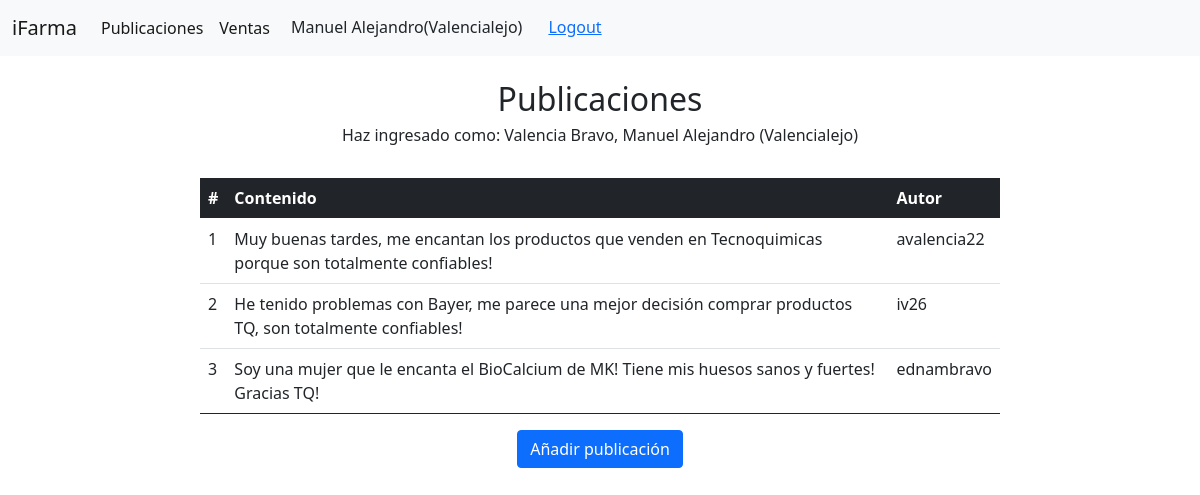
The page /publicaciones/ (signed in) on the database its author committed.
### Plataforma/models.py (models this page shows)
class Publicacion(models.Model):
    contenido=models.CharField(max_length=150,verbose_name="contenido")
    user=models.CharField(max_length=15,verbose_name="usuario")

### Plataforma/views.py (the view)
# urls.py: path('publicaciones/',publicaciones,name="publicaciones"),
def publicaciones(request):
    publicaciones=Publicacion.objects.all()
    autores=Usuario.objects.all()
    data={
        'usuario':request.user.username,
        'publicaciones':publicaciones,
        'autores':autores,
    }
    return render(request,'publicaciones.html',data)

### Plataforma/templates/publicaciones.html (shortened to what this page needs)
{% extends "dad_template.html" %}
{%block content%}
    {% if user.is_authenticated %}
        <div align="center">
                <div class="col-md-8">
                    <h2>Publicaciones</h2>
                    <h6>Haz ingresado como: {{user.last_name}}, {{user.first_name}}   ({{user.username}})</h6><br>
                    <div class="table-responsive">
                        <table class="table">
                            <thead class="table-dark">
                                <tr>
                                    <th class="centrado">#</th>
                                    <th class="centrado">Contenido</th>
                                    <th>Autor</th>
                                </tr>
                            </thead>
                            <tbody>
                                {% for p in publicaciones %}
                                <tr>
                                    <td>{{forloop.counter}}</td>
                                    <td>{{p.contenido}}</td>
                                    <td>{{p.user}}</td>
                                </tr>
                                {% endfor %}
                        </table>
                    </div>
                    <a class="btn btn-primary" href="{% url 'add' user.id %}">Añadir publicación</a>
                </div>
        </div>
    {% else %}
        <div align="center">
            <br><br><br><br>
            <h1 class="fw-bold">BIENVENIDO A LA RED DE USUARIOS <br>DE INDUSTRIAS FARMACEUTICAS iFarma</h1><br>
            <h6 class="fs-2">Por favor ingresa tu usuario y contraseña para continuar</h6>
        </div>
    {%endif%}
{%endblock%}

### Plataforma/templates/nv_bar.html (shortened to what this page needs)
<nav class="navbar navbar-expand-lg navbar-light bg-light">
  <div class="container-fluid">
    <a class="navbar-brand" href="/">iFarma</a>
    <div class="collapse navbar-collapse" id="navbarNavAltMarkup">
      <div class="navbar-nav">
        <li class="nav-item">
          <a class="nav-link active" aria-current="page" href="/publicaciones/">Publicaciones</a>
        </li>
        <li class="nav-item">
          <a class="nav-link active" aria-current="page" href="/ventas/">Ventas</a>
        </li>
        {%if user.is_authenticated%}
          <a class="btn" href="#">{{ user.first_name }}({{ user.username }})</a>
          <a class="btn btn-link" href="{% url 'logout' %}">Logout</a>
        {%else%}
          <a class="nav-link active" aria-current="page" href="/login/">Login</a>
          <a class="nav-link" href="/registro/">Sign Up</a>
        {%endif%}
      </div>
    </div>
  </div>
</nav>

### rows shown on the page
Publicacion: contenido "Muy buenas tardes, me encantan los productos que venden en Tecnoquimicas porque son totalmente confiables!", user "avalencia22"
Publicacion: contenido "He tenido problemas con Bayer, me parece una mejor decisión comprar productos TQ, son totalmente confiables!", user "iv26"
Publicacion: contenido "Soy una mujer que le encanta el BioCalcium de MK! Tiene mis huesos sanos y fuertes! Gracias TQ!", user "ednambravo"

### other values the page prints
{{ user.first_name }} "Manuel Alejandro"
{{ user.username }} "Valencialejo"
{{ user.last_name }} "Valencia Bravo"
